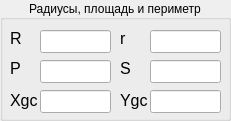
     <widget class="QGroupBox" name="groupBox_3">
      <property name="geometry">
       <rect>
        <x>360</x>
        <y>250</y>
        <width>231</width>
        <height>121</height>
       </rect>
      </property>
      <property name="title">
       <string>Радиусы, площадь и периметр</string>
      </property>
      <property name="alignment">
       <set>Qt::AlignCenter</set>
      </property>
      <widget class="QLabel" name="label_18">
       <property name="geometry">
        <rect>
         <x>120</x>
         <y>30</y>
         <width>16</width>
         <height>16</height>
        </rect>
       </property>
       <property name="font">
        <font>
         <pointsize>12</pointsize>
        </font>
       </property>
       <property name="text">
        <string>r</string>
       </property>
      </widget>
      <widget class="QLineEdit" name="lineEditTriangle_r">
       <property name="geometry">
        <rect>
         <x>150</x>
         <y>30</y>
         <width>71</width>
         <height>23</height>
        </rect>
       </property>
       <property name="readOnly">
        <bool>true</bool>
       </property>
      </widget>
      <widget class="QLineEdit" name="lineEditTriangleR">
       <property name="geometry">
        <rect>
         <x>40</x>
         <y>30</y>
         <width>71</width>
         <height>23</height>
        </rect>
       </property>
       <property name="readOnly">
        <bool>true</bool>
       </property>
      </widget>
      <widget class="QLabel" name="label_17">
       <property name="geometry">
        <rect>
         <x>10</x>
         <y>30</y>
         <width>16</width>
         <height>16</height>
        </rect>
       </property>
       <property name="font">
        <font>
         <pointsize>12</pointsize>
        </font>
       </property>
       <property name="text">
        <string>R</string>
       </property>
      </widget>
      <widget class="QLabel" name="label_15">
       <property name="geometry">
        <rect>
         <x>10</x>
         <y>60</y>
         <width>16</width>
         <height>16</height>
        </rect>
       </property>
       <property name="font">
        <font>
         <pointsize>12</pointsize>
        </font>
       </property>
       <property name="text">
        <string>P</string>
       </property>
      </widget>
      <widget class="QLabel" name="label_16">
       <property name="geometry">
        <rect>
         <x>120</x>
         <y>60</y>
         <width>16</width>
         <height>16</height>
        </rect>
       </property>
       <property name="font">
        <font>
         <pointsize>12</pointsize>
        </font>
       </property>
       <property name="text">
        <string>S</string>
       </property>
      </widget>
      <widget class="QLineEdit" name="lineEditTriangleS">
       <property name="geometry">
        <rect>
         <x>150</x>
         <y>60</y>
         <width>71</width>
         <height>23</height>
        </rect>
       </property>
       <property name="readOnly">
        <bool>true</bool>
       </property>
      </widget>
      <widget class="QLineEdit" name="lineEditTriangleP">
       <property name="geometry">
        <rect>
         <x>40</x>
         <y>60</y>
         <width>71</width>
         <height>23</height>
        </rect>
       </property>
       <property name="readOnly">
        <bool>true</bool>
       </property>
      </widget>
      <widget class="QLabel" name="label_234">
       <property name="geometry">
        <rect>
         <x>120</x>
         <y>90</y>
         <width>31</width>
         <height>21</height>
        </rect>
       </property>
       <property name="font">
        <font>
         <pointsize>12</pointsize>
        </font>
       </property>
       <property name="text">
        <string>Ygc</string>
       </property>
      </widget>
      <widget class="QLineEdit" name="lineEditTriangleXgc">
       <property name="geometry">
        <rect>
         <x>40</x>
         <y>90</y>
         <width>71</width>
         <height>23</height>
        </rect>
       </property>
       <property name="readOnly">
        <bool>true</bool>
       </property>
      </widget>
      <widget class="QLineEdit" name="lineEditTriangleYgc">
       <property name="geometry">
        <rect>
         <x>150</x>
         <y>90</y>
         <width>71</width>
         <height>23</height>
        </rect>
       </property>
       <property name="readOnly">
        <bool>true</bool>
       </property>
      </widget>
      <widget class="QLabel" name="label_235">
       <property name="geometry">
        <rect>
         <x>10</x>
         <y>90</y>
         <width>31</width>
         <height>21</height>
        </rect>
       </property>
       <property name="font">
        <font>
         <pointsize>12</pointsize>
        </font>
       </property>
       <property name="text">
        <string>Xgc</string>
       </property>
      </widget>
     </widget>
